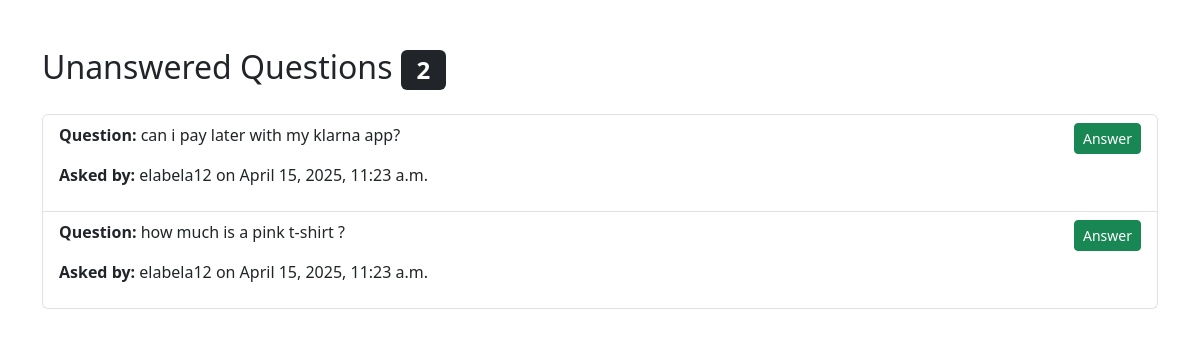
/questions/admin/unanswered/ (signed in), run on the app's committed database.
### questions/models.py (models this page shows, shortened)
class Question(models.Model):
    user = models.ForeignKey(settings.AUTH_USER_MODEL, on_delete=models.CASCADE, null=True, blank=True, default=1)
    text = models.TextField()
    answer = models.TextField(blank=True, null=True)
    created = models.DateTimeField(auto_now_add=True)
    answered = models.DateTimeField(null=True, blank=True)

### cos_accounts/models.py (models this page shows)
class CustomUser(AbstractUser):
    age = models.PositiveIntegerField(null=True, blank=True)
    address = models.CharField(max_length=255, null=True, blank=True)
    groups = models.ManyToManyField(
        'auth.Group',
        related_name='cos_accounts_user_set',
        blank=True
    )
    user_permissions = models.ManyToManyField(
        'auth.Permission',
        related_name='cos_accounts_permission_user_set',
        blank=True
    )

### questions/views.py (the view)
# urls.py: path('admin/unanswered/', unanswered_questions, name='unanswered_admin'),
def unanswered_questions(request):
    if not request.user.is_staff:
        return redirect('questions:list')
    unanswered = Question.objects.filter(answer__isnull=True)
    count = unanswered.count()
    return render(request, 'unanswered_admin.html', {
        'unanswered_questions': unanswered,
        'count': count,
    })

### cart/context_processors.py (called while the page is built, shortened)
def counter(request):
    item_count = 0
    if 'admin' in request.path:
        return {}
    return {'item_count':item_count}

### loyalty/context_processors.py (called while the page is built)
def loyalty_points(request):
    if request.user.is_authenticated:
        try:
            loyalty = Loyalty.objects.get(user=request.user)
        except Loyalty.DoesNotExist:
            loyalty = None
    else:
        loyalty = None
    return {'loyalty': loyalty}

### questions/templates/unanswered_admin.html (shortened to what this page needs)
{% load static %}
<!DOCTYPE html>
<html lang="en">
<head>
    <link rel="stylesheet" href="{% static 'css/style.css' %}">
    <link href="https://cdn.jsdelivr.net/npm/bootstrap@5.3.3/dist/css/bootstrap.min.css" rel="stylesheet">
</head>
<body>
    <div class="container mt-5">
        <h2>Unanswered Questions <span class="badge bg-dark">{{ count }}</span></h2>
        {% if unanswered_questions %}
            <ul class="list-group mt-4">
                {% for question in unanswered_questions %}
                    <li class="list-group-item d-flex justify-content-between align-items-start">
                        <div>
                            <p><strong>Question:</strong> {{ question.text }}</p>
                            <p><strong>Asked by:</strong> {{ question.user.username }} on {{ question.created|date:"F j, Y, g:i a" }}</p>
                        </div>
                        <a href="{% url 'questions:answer_q' question.id %}" class="btn btn-sm btn-success">Answer</a>
                    </li>
                {% endfor %}
            </ul>
        {% else %}
            <p class="mt-4"> All questions have been answered</p>
        {% endif %}
    </div>
</body>
</html>

### data on the page
Question: text "can i pay later with my klarna app?", user.username "elabela12", created "April 15, 2025, 11:23 a.m."
Question: text "how much is a pink t-shirt ?", user.username "elabela12", created "April 15, 2025, 11:23 a.m."

### other printed values
{{ count }} "2"
